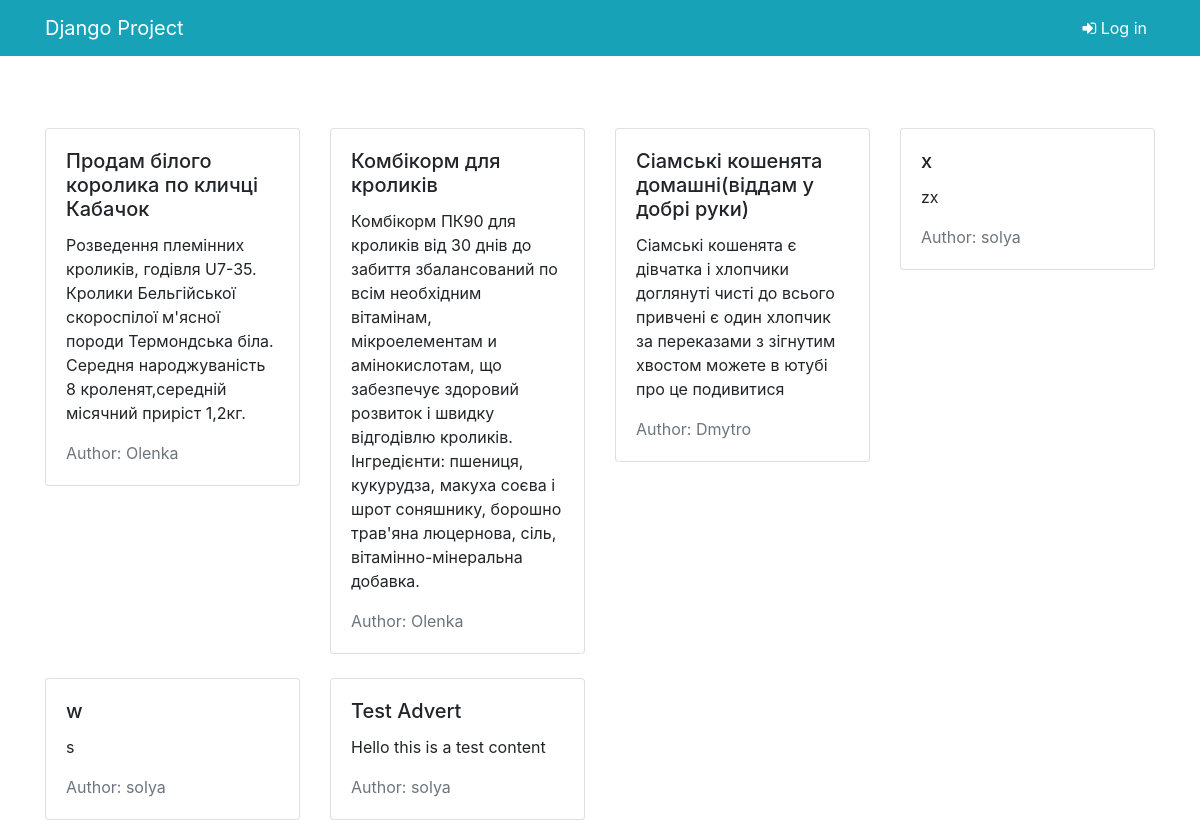
Page /adverts/view/ on the committed database.
### advert/models.py (models this page shows)
class Advert (models.Model):
    name = models.CharField(
        max_length = 230
    )
    content = models.TextField()
    user = models.ForeignKey(to = User,on_delete = models.CASCADE)
    is_public = models.BooleanField(default = True)
    date = models.DateTimeField(auto_now_add = True)
    class Meta:
        verbose_name = "Advert "
        verbose_name_plural = "Advert "

### advert/views.py (the view)
# urls.py: path('view/', views.AdvertList.as_view(), name='view'),
class AdvertList(ListView):
    template_name = 'advert/advert_list.html'
    context_object_name = 'adverts'
    def get_queryset(self):
        if self.request.user.is_authenticated:
            return Advert.objects.all()
        else:
            return Advert.objects.filter(is_public=True)

### advert/templates/advert/advert_list.html (shortened to what this page needs)
<!doctype html>
<html lang="en">
<head>
    <link href="https://stackpath.bootstrapcdn.com/font-awesome/4.7.0/css/font-awesome.min.css" rel="stylesheet">
    <link rel="stylesheet" href="https://maxcdn.bootstrapcdn.com/bootstrap/4.0.0/css/bootstrap.min.css">
</head>
<body>
    <nav class="navbar navbar-expand-md navbar-dark bg-info">
        <div class="container">
            <a class="navbar-brand" href="{% url 'users:login' %}">Django Project</a>
            <div class="collapse navbar-collapse" id="navbarsExampleDefault">
        <ul class="navbar-nav ml-auto">
            {% if request.user.is_authenticated %}
            <li class="nav-item active">
                <span class="nav-link"> <i class="fa fa-user-circle" aria-hidden="true"></i> {{ request.user }} </span>
            </li>
            <li class="nav-item dropdown active">
                <a class="nav-link dropdown-toggle" href="#" id="dropdown01" data-toggle="dropdown" aria-haspopup="true" aria-expanded="false"><i class="fa fa-cogs" aria-hidden="true"></i></a>
                <div class="dropdown-menu" aria-labelledby="dropdown01">
                  <a class="dropdown-item" href="{% url 'adverts:create' %}"><i class="fa fa-pencil" aria-hidden="true"></i> Create new advert</a>
                  <a class="dropdown-item" href="{% url 'users:logout' %}"><i class="fa fa-sign-out" aria-hidden="true"></i> Log out</a>
                </div>
            </li>
            {% else %}
            <li class="nav-item active">
                <a class="nav-link" href="{% url 'users:login' %}"><i class="fa fa-sign-in" aria-hidden="true"></i> Log in</a>
            </li>
            {% endif %}
        </ul>
      </div>
        </div>
    </nav>
   <div class="container mt-5">
       <div class="row">
        {% for advert in adverts  %}
            <div class="col-sm-6 col-md-3 mt-4">
                <div class="card">
                  <div class="card-body">
                    <h5 class="card-title">{{ advert.name }}</h5>
                    <p class="card-text">{{ advert.content }}</p>
                      <p class="card-text text-muted">Author: {{ advert.user.username }}</p>
                  </div>
                </div>
            </div>
        {% endfor %}
            </div>
        </div>
</body>
</html>

### rows in the picture
Advert: name "Продам білого королика по кличці Кабачок", content "Розведення племінних кроликів, годівля U7-35. Кролики Бельгійської скороспілої м'ясної породи Термондська біла. Середня народжуваність 8 кроленят,середній місячний приріст 1,2кг.", user.username "Olenka"
Advert: name "Комбікорм для кроликів", content "Комбікорм ПК90 для кроликів від 30 днів до забиття збалансований по всім необхідним вітамінам, мікроелементам и амінокислотам, що забезпечує здоровий розвиток і швидку відгодівлю кроликів. Інгредієнти: пшениця, кукурудза, макуха соєва і шрот соняшнику, борошно трав'яна люцернова, сіль, вітамінно-мінеральна добавка.", user.username "Olenka"
Advert: name "Сіамські кошенята домашні(віддам у добрі руки)", content "Сіамські кошенята є дівчатка і хлопчики доглянуті чисті до всього привчені є один хлопчик за переказами з зігнутим хвостом можете в ютубі про це подивитися", user.username "Dmytro"
Advert: name "x", content "zx", user.username "solya"
Advert: name "w", content "s", user.username "solya"
Advert: name "Test Advert", content "Hello this is a test content", user.username "solya"
